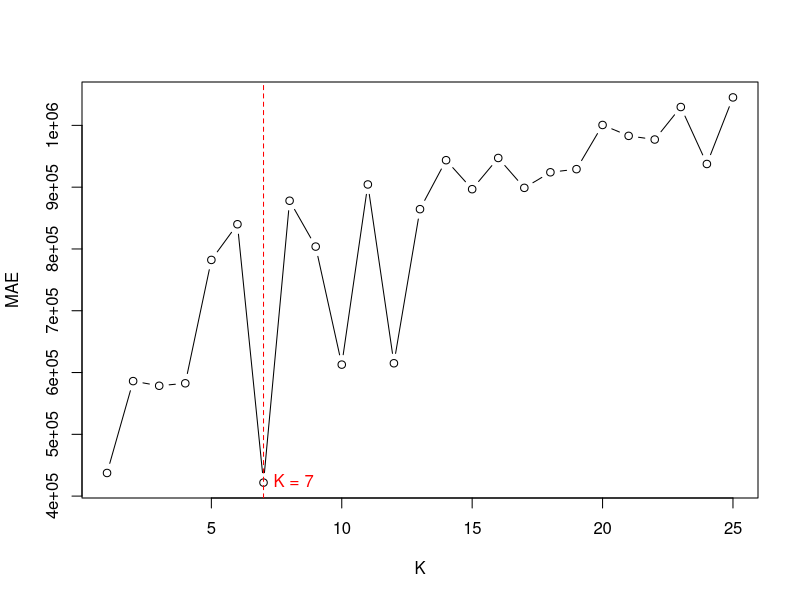
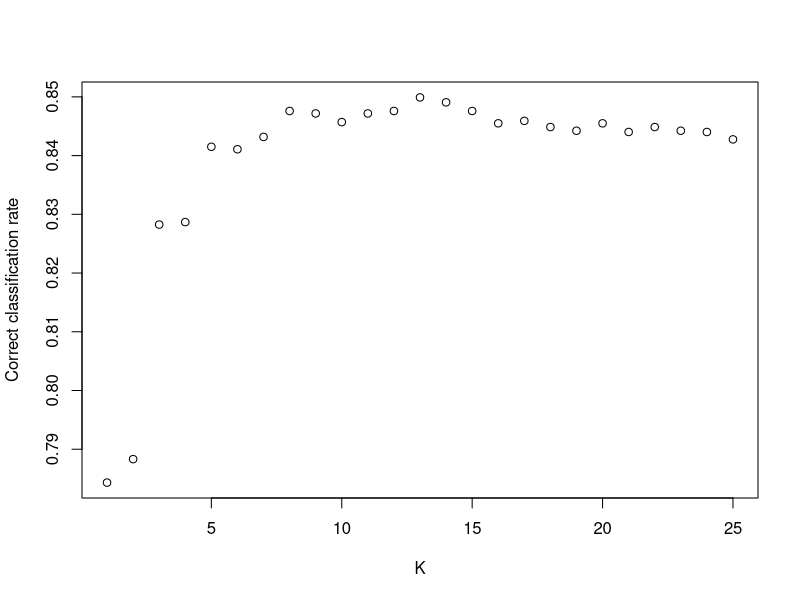

R code for these plots, in order:
## ---- chunk 1
knitr::opts_chunk$set(echo = TRUE)
## ---- chunk 2
library(tidyverse)
library(ggplot2)
library(car)

inst_clean <- read_csv("./inst_clean.csv")

# Create binary variable
commercial_bank_categories <- c("N", "NM", "SM", "NC")
inst_clean$CommercialBank <- ifelse(inst_clean$BKCLASS %in% commercial_bank_categories, 1, 0)
print(inst_clean)

## Splitting
set.seed(12345)  
training_pct <- 0.8
Z <- sample(nrow(inst_clean), floor(training_pct*nrow(inst_clean)))
inst.training <- inst_clean[Z, ]
inst.testing <- inst_clean[-Z, ]
c(nrow(inst_clean), nrow(inst.training), nrow(inst.testing))

## ---- chunk 3

lm_full <- lm(ASSET ~ BKCLASS + DEP + DEPDOM + EQ + NETINC + ROA + ROAPTX + ROAPTXQ + ROAQ, 
              data = inst_clean)
summary(lm_full)

vif(lm_full)
## ---- chunk 4

library(MASS)

# Perform stepwise selection
stepwise_model <- stepAIC(lm_full, direction = "both", trace = FALSE)

# Display the summary of the final model
summary(stepwise_model)

vif(stepwise_model)
## ---- chunk 5

bkclass.levels <- unique(inst.training$BKCLASS)
bkclass.map <- setNames(as.integer(bkclass.levels), bkclass.levels)
inst.training$BKCLASS <- as.integer(bkclass.map[inst.training$BKCLASS])
inst.testing$BKCLASS <- as.integer(bkclass.map[inst.testing$BKCLASS])

inst.training[is.na(inst.training)] <- 0
inst.testing[is.na(inst.testing)] <- 0
## ---- chunk 6
# Select predictors and response variable for training set
X.train <- inst.training[, c("BKCLASS", "DEP", "DEPDOM", "EQ", "NETINC", "ROA")]
Y.train <- inst.training$ASSET

# Select predictors and response variable for testing set
X.test <- inst.testing[, c("BKCLASS", "DEP", "DEPDOM", "EQ", "NETINC", "ROA")]
Y.test <- inst.testing$ASSET
## ---- chunk 7
library(class)
library(caret)
set.seed(12345) 
k <- 3
Y.test <- as.numeric(as.character(Y.test))

asset.knn <- knn(train=X.train, test=X.test, cl=Y.train, k)

asset.knn <- as.numeric(as.character(asset.knn))


mse <- mean((Y.test - asset.knn)^2)
print(paste("Mean Squared Error (MSE):", mse))


mae <- mean(abs(Y.test - asset.knn))
print(paste("Mean Absolute Error (MAE):", mae))


## ---- chunk 8
library(class)  # Make sure the class package is loaded for the knn function 
set.seed(12345) 
Kmax <- 25  # Set the largest K to consider for this study. 
mae <- rep(0, Kmax)  # Initialize MAE vector 
for (i in 1:Kmax) {   knn.out <- knn(train = X.train, test = X.test, cl = Y.train, k = i)   

mae[i] <- mean(abs(as.numeric(as.character(Y.test)) - as.numeric(as.character(knn.out)))) } # Find the K with the minimum MAE 

optimal_K <- which.min(mae) 
optimal_MAE <- mae[optimal_K] # Plot the MAE values 
plot(1:Kmax, mae, xlab = "K", ylab = "MAE", type = "b") 
abline(v = optimal_K, col = "red", lty = 2)  # Add a vertical line for the optimal K 
text(optimal_K, optimal_MAE, labels = paste("K =", optimal_K), pos = 4, col = "red") # Print the optimal K and its corresponding MAE 
cat("The optimal K is:", optimal_K, "with a minimum MAE of:", optimal_MAE, "\n")
## ---- chunk 9
library(class)
library(caret)
set.seed(12345) 
k <- 7
Y.test <- as.numeric(as.character(Y.test))

asset.knn <- knn(train=X.train, test=X.test, cl=Y.train, k)

asset.knn <- as.numeric(as.character(asset.knn))


mse <- mean((Y.test - asset.knn)^2)
print(paste("Mean Squared Error (MSE):", mse))


mae <- mean(abs(Y.test - asset.knn))
print(paste("Mean Absolute Error (MAE):", mae))
## ---- chunk 10
# predicting whether or not the bank is a commercial bank or not

logit_inst <- lm(CommercialBank ~ ASSET + DEP + DEPDOM + EQ + NETINC + ROA + ROAPTX + ROAPTXQ + ROAQ, data = inst.training, family = "binomial")
summary(logit_inst)
## ---- chunk 11
# Perform stepwise selection
stepwise_model_class <- stepAIC(logit_inst, direction = "both", trace = FALSE)

# Display the summary of the final model
summary(stepwise_model_class)

vif(stepwise_model_class)
## ---- chunk 12

library(caret)
library(class)

inst.training <- na.omit(inst.training)
inst.testing <- na.omit(inst.testing)


X.train <- inst.training[, c("ASSET", "DEP","EQ", "NETINC", "ROA")]
Y.train <- inst.training$CommercialBank


X.test <- inst.testing[,c("ASSET", "DEP","EQ", "NETINC", "ROA")]
Y.test <- inst.testing$CommercialBank


k <- 5
bkclass.knn <- class::knn(train=X.train, test=X.test, cl=Y.train, k)


table(Y.test, bkclass.knn)

mean(Y.test == bkclass.knn)

## ---- chunk 13
Kmax <- 25 # Set the largest K I would consider for this study.
class.rate <- rep(0, Kmax)
for (i in 1:Kmax) {
knn.out <- knn(train=X.train, test=X.test, cl=Y.train, k = i)
class.rate[i] <- mean(Y.test == knn.out)
}
plot(c(1:Kmax), class.rate, xlab="K", ylab="Correct classification rate")

## ---- chunk 14
k.opt <- which.max(class.rate)
c(k.opt, class.rate[which.max(class.rate)]) # Optimal K
## ---- chunk 15

library(caret)
library(class)

inst.training <- na.omit(inst.training)
inst.testing <- na.omit(inst.testing)


X.train <- inst.training[, c("ASSET", "DEP","EQ", "NETINC", "ROA")]
Y.train <- inst.training$CommercialBank


X.test <- inst.testing[,c("ASSET", "DEP","EQ", "NETINC", "ROA")]
Y.test <- inst.testing$CommercialBank


k <- 13 # Optimal K
bkclass.knn <- class::knn(train=X.train, test=X.test, cl=Y.train, k)


table(Y.test, bkclass.knn)

mean(Y.test == bkclass.knn)
